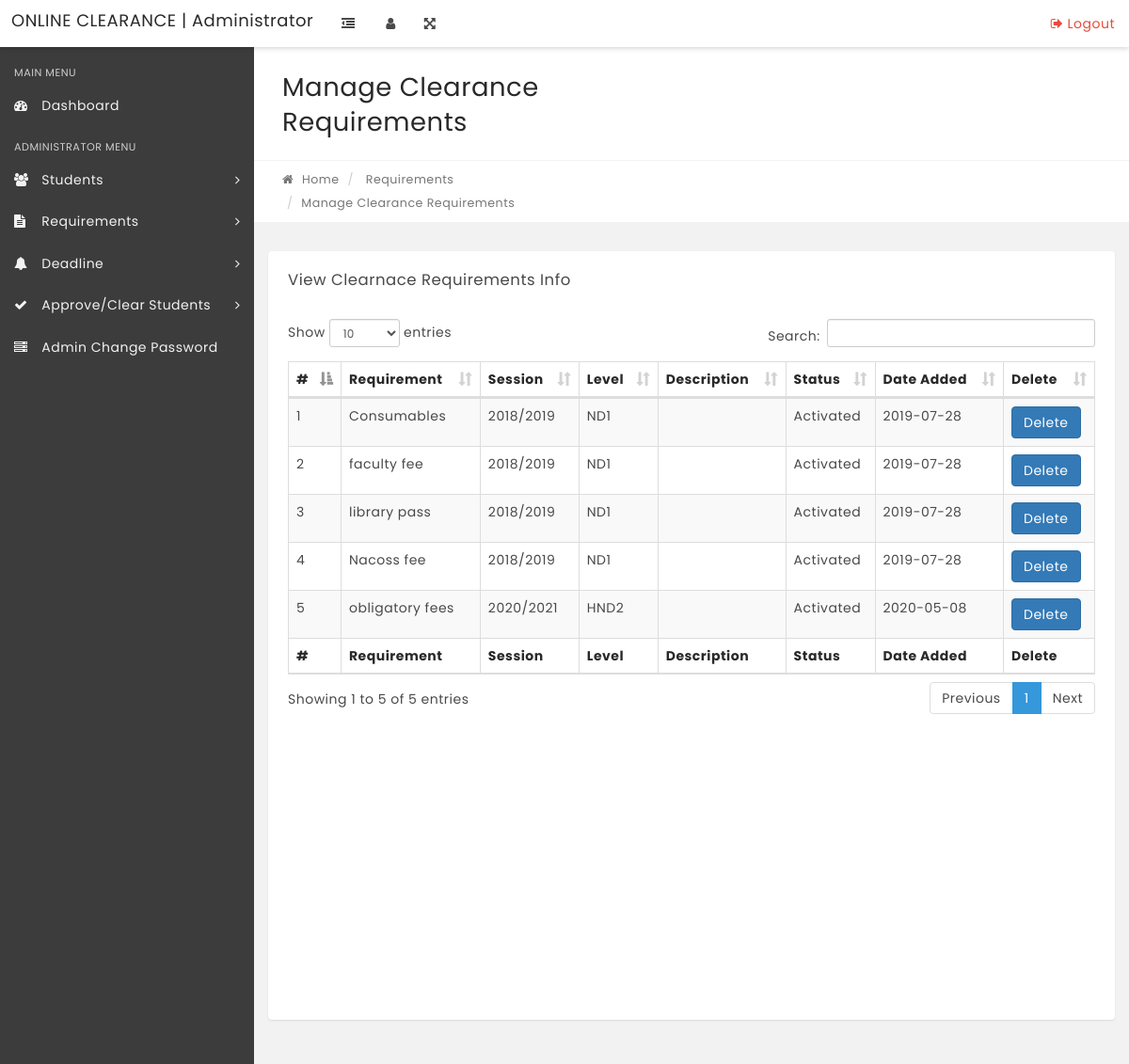
The page /manage-req.php on the database its author committed.
### tables this page shows
CREATE TABLE IF NOT EXISTS `requirements` (
`reqid` int(11) NOT NULL,
  `reqName` varchar(255) NOT NULL,
  `reqSession` varchar(25) NOT NULL,
  `reqLevel` varchar(25) NOT NULL,
  `status` varchar(20) NOT NULL,
  `description` text NOT NULL,
  `dateReg` varchar(25) NOT NULL
);

### manage-req.php (the view, shortened to what this page needs)
<?php
include('includes/config.php');
if(strlen($_SESSION['alogin'])=="")
    {
    header("Location: index.php");
    }
    else{
?>
<!DOCTYPE html>
<html lang="en">
    <head>
        <link rel="stylesheet" href="css/bootstrap.min.css" media="screen" >
        <link rel="stylesheet" href="css/font-awesome.min.css" media="screen" >
        <link rel="stylesheet" href="css/animate-css/animate.min.css" media="screen" >
        <link rel="stylesheet" href="css/lobipanel/lobipanel.min.css" media="screen" >
        <link rel="stylesheet" href="css/prism/prism.css" media="screen" >
        <link rel="stylesheet" type="text/css" href="js/DataTables/datatables.min.css"/>
        <link rel="stylesheet" href="css/main.css" media="screen" >
    </head>
    <body class="top-navbar-fixed">
        <div class="main-wrapper">
   <?php include('includes/topbar.php');?>
            <div class="content-wrapper">
                <div class="content-container">
<?php include('includes/leftbar.php');?>
                    <div class="main-page">
                        <div class="container-fluid">
                            <div class="row page-title-div">
                                <div class="col-md-6">
                                    <h2 class="title">Manage Clearance Requirements</h2>
                                </div>
                            </div>
                            <div class="row breadcrumb-div">
                                <div class="col-md-6">
                                    <ul class="breadcrumb">
            							<li><a href="dashboard.php"><i class="fa fa-home"></i> Home</a></li>
                                        <li> Requirements</li>
            							<li class="active">Manage Clearance Requirements</li>
            						</ul>
                                </div>
                            </div>
                        </div>
                        <section class="section">
                            <div class="container-fluid">
                                <div class="row">
                                    <div class="col-md-12">
                                        <div class="panel">
                                            <div class="panel-heading">
                                                <div class="panel-title">
                                                    <h5>View Clearnace Requirements Info</h5>
                                                </div>
                                            </div>
                                            <div class="panel-body p-20">
                                                <table id="example" class="display table table-striped table-bordered" cellspacing="0" width="100%">
                                                    <thead>
                                                        <tr>
                                                            <th>#</th>
                                                            <th>Requirement</th>
                                                            <th>Session</th>
                                                            <th>Level</th>
                                                            <th>Description</th>
                                                            <th>Status</th>
                                                            <th> Date Added</th>
                                                            <th>Delete</th>
                                                        </tr>
                                                    </thead>
                                                    <tfoot>
                                                        <tr>
                                                          <th>#</th>
                                                          <th>Requirement</th>
                                                            <th>Session</th>
                                                            <th>Level</th>
                                                            <th>Description</th>
                                                            <th>Status</th>
                                                            <th> Date Added</th>
                                                            <th>Delete</th>
                                                        </tr>
                                                    </tfoot>
                                                    <tbody>
<?php	$query = mysqli_query($con,"select * from requirements")or die(mysqli_error());
													while($row = mysqli_fetch_array($query)){
													$matricno = $row['matricno'];$sn=$sn+1;?>
<tr>
                                                <td><?php echo $sn; ?>
												<td><?php echo $row['reqName']; ?>
                                                <td><?php echo $row['reqSession']; ?></td>
                                                <td><?php echo $row['reqLevel']; ?></td>
                                                <td><?php echo $row['description']; ?></td>
												<td><?php echo $row['status']; ?></td>
												<td><?php echo $row['dateReg']; ?></td>
    <td><a class="btn btn-primary" href="manage-req.php?reqid=<?php echo htmlentities($row['reqid']);?>">Delete</a>
</td>
</tr>
<?php $cnt=$cnt+1;}} ?>
                                                    </tbody>
                                                </table>
                                                <br><br><br><br><br><br><br><br><br><br><br><br>
                                            </div>
                                        </div>
                                    </div>
                                                </div>
                                            </div>
                                        </div>
                                    </div>
                                </div>
                            </div>
    </body>
</html>

### rows shown on the page
requirements: reqName "Consumables", reqSession "2018/2019", reqLevel "ND1", status "Activated", dateReg "2019-07-28"
requirements: reqName "faculty fee", reqSession "2018/2019", reqLevel "ND1", status "Activated", dateReg "2019-07-28"
requirements: reqName "library pass", reqSession "2018/2019", reqLevel "ND1", status "Activated", dateReg "2019-07-28"
requirements: reqName "Nacoss fee", reqSession "2018/2019", reqLevel "ND1", status "Activated", dateReg "2019-07-28"
requirements: reqName "obligatory fees", reqSession "2020/2021", reqLevel "HND2", status "Activated", dateReg "2020-05-08"
